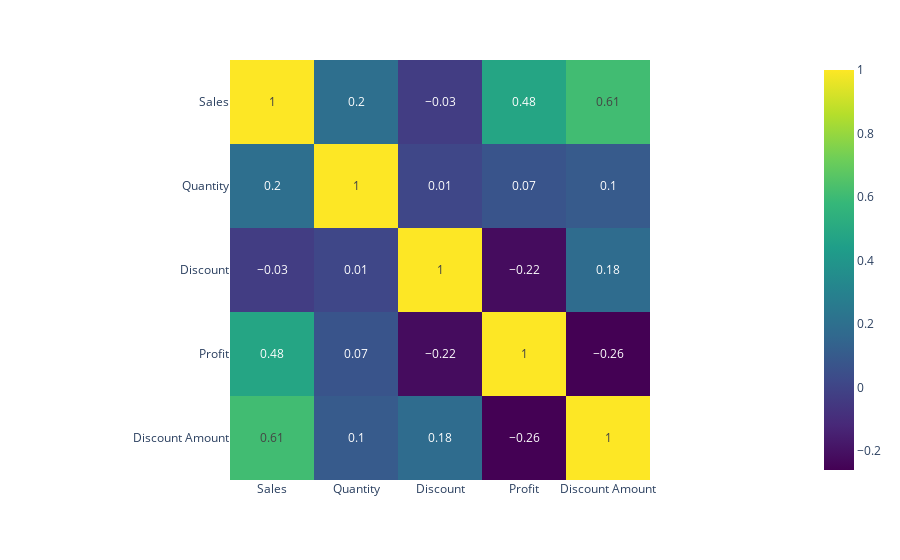

Notebook code cell kept with this figure:
### Markdown cell above
# Statistical Test

### Code cell
# select columns with numerical value and identify their correlation
num_val = (df2.select_dtypes(exclude=['object','datetime64[ns]','int32']))
num_val = num_val.corr().round(2)

fig = px.imshow(num_val, text_auto=True, color_continuous_scale='viridis')
fig.show()

### Figure 1 — Plotly figure (JSON) as saved in the notebook; plotly's stock layout.template omitted (floating-point values rounded to 4 significant figures)
{"data": [{"coloraxis": "coloraxis", "hovertemplate": "x: %{x}<br>y: %{y}<br>color: %{z}<extra></extra>", "name": "0", "texttemplate": "%{z}", "type": "heatmap", "x": ["Sales", "Quantity", "Discount", "Profit", "Discount Amount"], "xaxis": "x", "y": ["Sales", "Quantity", "Discount", "Profit", "Discount Amount"], "yaxis": "y", "z": [[1, 0.2, -0.03, 0.48, 0.61], [0.2, 1, 0.01, 0.07, 0.1], [-0.03, 0.01, 1, -0.22, 0.18], [0.48, 0.07, -0.22, 1, -0.26], [0.61, 0.1, 0.18, -0.26, 1]]}], "layout": {"coloraxis": {"colorscale": [[0, "#440154"], [0.1111, "#482878"], [0.2222, "#3e4989"], [0.3333, "#31688e"], [0.4444, "#26828e"], [0.5556, "#1f9e89"], [0.6667, "#35b779"], [0.7778, "#6ece58"], [0.8889, "#b5de2b"], [1, "#fde725"]]}, "margin": {"t": 60}, "xaxis": {"anchor": "y", "constrain": "domain", "domain": [0, 1], "scaleanchor": "y"}, "yaxis": {"anchor": "x", "autorange": "reversed", "constrain": "domain", "domain": [0, 1]}}}
